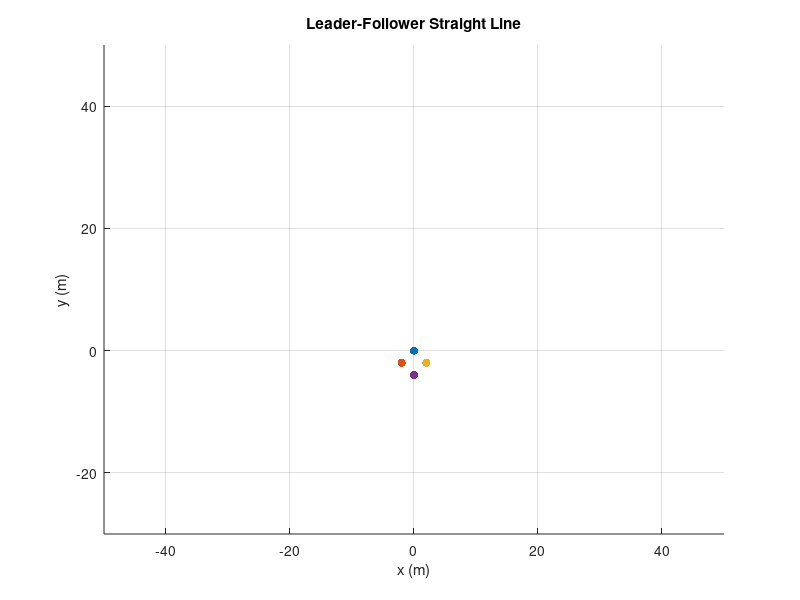

This figure's MATLAB source: (Note: this script raises an error after producing the figure.)
% JSquared - This will perform analysis of leader-follower control
% structure for multi-robot systems

clf; clear; close all;

% Define robot starts
% Since holonomic robots, don't particularly care about rotation
q(:,1,:) = [[0; 0] [-2; -2] [2; -2] [0; -4]];

q_goal = [0; 40];

% Define formation as diamond
q_form(:,:) = [[-2; -2] [4; 0] [-2; -2]];
q_form_1(:,:) = [[-2; -2] [2; -2] [0; -4]];

% Define robot parameters
v_max = 2;
kp = 2;
ki = 0.01;

% Sim properties
dt = 0.1;
k = 1;

for i = 1:4
    robot_plot(i) = scatter(q(1,k,i),q(2,k,i), 'green', 'filled'); hold on; grid on;
end
xlim([-50,50]); ylim([-30,50]); xlabel('x (m)'); ylabel('y (m)');
title('Leader-Follower Straight Line')

% Loop for some amount of k
while norm(q(:,k,1) - q_goal) > 0.5
    q(:,k+1,1) = UpdatePos(q(:,k,1),q_goal,dt,1,kp);
    
    for i = 2:length(q(1,1,:))
        q(:,k+1,i) = UpdatePos(q(:,k,i), q(:,k,i-1) + q_form(:,i-1), dt, v_max, kp);

        % Record error
        error(i,k) = norm(q(:,k,1) + q_form_1(:,i-1) - q(:,k,i));
    end

    k = k+1;

    delete(robot_plot);
    % plotting the new position of the robot and its trajectory
    for i = 1:length(q(1,1,:))
        robot_plot(i) = scatter(q(1,k,i),q(2,k,i), 'green', 'filled'); hold on; grid on;
    end

    pause(dt);
end

%% Plot error over time
figure
for i = 2:length(q(1,1,:))
    plot(0:dt:(k-2)*dt,error(i,:)); hold on; grid on;
end
legend("Robot 2", "Robot 3", "Robot 4");
title("Error over time");
ylabel("Error (m)"); xlabel("Time (s)");


%% Functions

% Get the next position of a robot based on current position and goal
function q_next = UpdatePos(qi,qf,dt,v_max,kp)
    error = kp*norm(qf-qi);
    angle = atan2(qf(2)-qi(2),qf(1)-qi(1));

    v = sign(error)*[sign(cos(angle))*min(abs(error*cos(angle)),v_max); sign(sin(angle))*min(abs(error*sin(angle)),v_max)];

    q_next = qi + v*dt;
end
